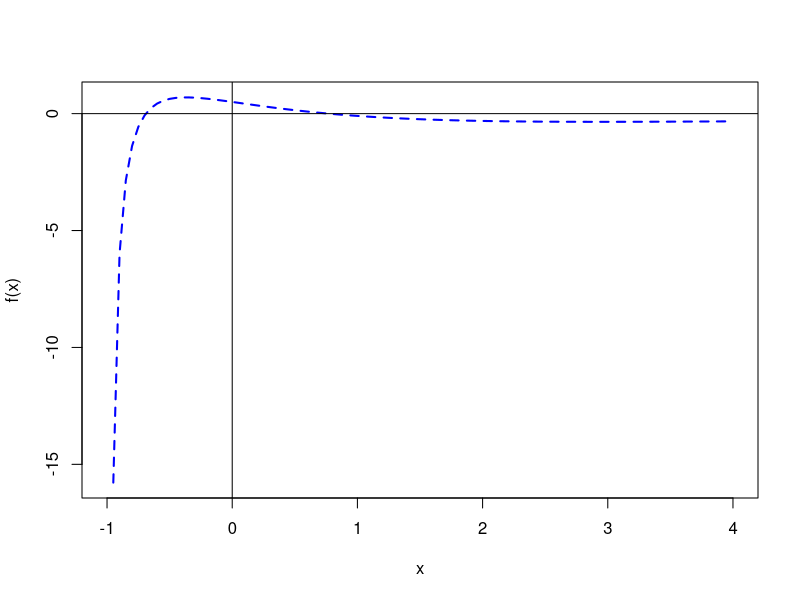

Write R code to recreate this figure.
fun <- function(x){
  value <- 2*exp(-x)-(1/(x+2))-(1/(x+1))
  return(value)
}
curve(fun, xlim=c(-1,4), col='blue', lwd=2, lty=2, ylab='f(x)')
abline(h=0)
abline(v=0)

#Bisection method 
i <- 1
e <- 0.00001
a <- 0
b <- 1

if(fun(a)*fun(b) > 0){
  print("Invalid interval")
}else{
  m <- (a+b)/2
  while(((b-a)/b)>e)
  {
    if(fun(m)==e){
      print("Root found")
      break
    }else
    {
      print(paste(i,a,b,m,fun(m)))
      if((fun(a)*fun(m))>0){
        a=m
      }else{
        b=m
      }
      m=(a+b)/2
      i=i+1
    }
  }
  print(paste("Root is : ",format(round(m, 5), nsmall = 2)))
}
iUsingBisection <- i

#using Newton Raphson Method
f <- function(x)
{
  res <- 2*exp(-x)-(1/(x+2))-(1/(x+1))
  return(res)
}

fdash <- function(x)
{
  res1 <- -2*exp(-x)+(1/((x+2)^2))+(1/((x+1)^2))
  return(res1)
}

x0 =0
n=1

while(n<20){
  y0 = f(x0)
  y1 = fdash(x0)
  x1 <- x0 - (y0/y1)
  if(abs((x0-x1)/x1) < 0.00001){
    print("Converge")
    break
  }
  x0 <- x1
  cat("Iteration no. ",n,"------",format(round(x0, 5), nsmall = 2),"\n")
  n <- n+1
}
iUsingNR<-n

#Fixed Point Method
iUsingFixedPoint<<-0
initialGuess<- -2
#define a g(x) function
gFunction<- function(x)
{
  a<-1/(x+1)
  b<-1/(x+2)
  c<-(a+b)/2
  d<-(-log(c))
  return (d)
}

fixedPointMethod<- function(x)
{
  n = 100
  epsilon = 0.0001
  x2<- x
  
  for(i in 1:n)
  {
    x_root<- gFunction(x2)
    if(abs(x2 - x_root) == epsilon )
      return(x_root)
    if(abs(x2 - x_root) < epsilon)
      return(x_root)
    x2<- x_root
    iUsingFixedPoint<<-iUsingFixedPoint+1
  }
}
root<- fixedPointMethod(4)
format(round(root, 5), nsmall = 2)

print(iUsingBisection)
print(iUsingNR)
print(iUsingFixedPoint)
print("Minimum value of i is for Newton Raphson so we can say Newton Raphson converges fast")


